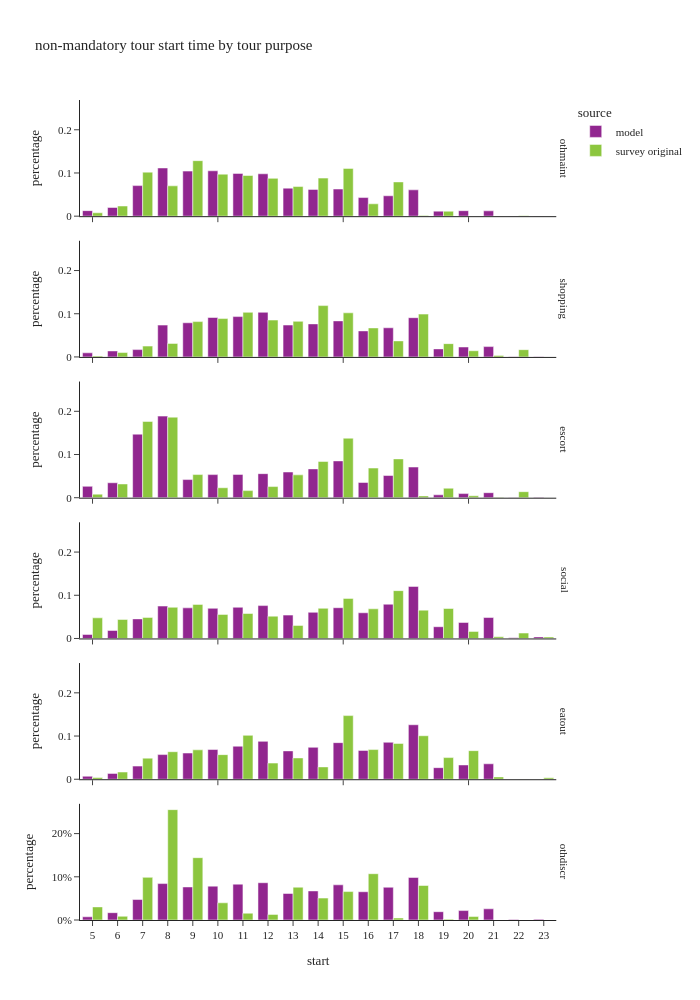

The cell this chart's notebook holds for it:
### Code cell
df_plot = non_m_tour_data.groupby(['source','tour_type','start'], observed=True)[['tour_weight']].sum().reset_index()
df_plot['percentage'] = df_plot.groupby(['source','tour_type'], group_keys=False)['tour_weight']. \
    apply(lambda x: x / float(x.sum()))

fig = px.bar(df_plot, x="start", y="percentage", color="source",barmode="group",
             facet_row='tour_type',
             title="non-mandatory tour start time by tour purpose")
fig.for_each_annotation(lambda a: a.update(text = a.text.split("=")[-1]))
fig.update_layout(height=1000, width=700, yaxis=dict(tickformat=".0%"), xaxis=dict(dtick="1"))
fig.show()

### Figure 1 — Plotly figure (JSON) as saved in the notebook; plotly's stock layout.template omitted (floating-point values rounded to 4 significant figures)
{"data": [{"alignmentgroup": "True", "hovertemplate": "source=model<br>tour_type=othmaint<br>start=%{x}<br>percentage=%{y}<extra></extra>", "legendgroup": "model", "marker": {"color": "#91268F", "pattern": {"shape": ""}}, "name": "model", "offsetgroup": "model", "orientation": "v", "showlegend": true, "textposition": "auto", "type": "bar", "x": [5.0, 6.0, 7.0, 8.0, 9.0, 10.0, 11.0, 12.0, 13.0, 14.0, 15.0, 16.0, 17.0, 18.0, 19.0, 20.0, 21.0, 22.0, 23.0], "xaxis": "x6", "y": [0.01282, 0.02011, 0.07075, 0.1116, 0.1043, 0.105, 0.09901, 0.09807, 0.06488, 0.06202, 0.06276, 0.04308, 0.0472, 0.06097, 0.01165, 0.0127, 0.01236, 0.0002184, 0.0005442], "yaxis": "y6"}, {"alignmentgroup": "True", "hovertemplate": "source=model<br>tour_type=shopping<br>start=%{x}<br>percentage=%{y}<extra></extra>", "legendgroup": "model", "marker": {"color": "#91268F", "pattern": {"shape": ""}}, "name": "model", "offsetgroup": "model", "orientation": "v", "showlegend": false, "textposition": "auto", "type": "bar", "x": [5.0, 6.0, 7.0, 8.0, 9.0, 10.0, 11.0, 12.0, 13.0, 14.0, 15.0, 16.0, 17.0, 18.0, 19.0, 20.0, 21.0, 22.0, 23.0], "xaxis": "x5", "y": [0.00951, 0.01386, 0.01695, 0.07371, 0.0791, 0.09127, 0.09335, 0.1033, 0.07384, 0.07651, 0.08345, 0.06027, 0.06747, 0.09085, 0.01865, 0.02301, 0.02393, 0.0004833, 0.0004602], "yaxis": "y5"}, {"alignmentgroup": "True", "hovertemplate": "source=model<br>tour_type=escort<br>start=%{x}<br>percentage=%{y}<extra></extra>", "legendgroup": "model", "marker": {"color": "#91268F", "pattern": {"shape": ""}}, "name": "model", "offsetgroup": "model", "orientation": "v", "showlegend": false, "textposition": "auto", "type": "bar", "x": [5.0, 6.0, 7.0, 8.0, 9.0, 10.0, 11.0, 12.0, 13.0, 14.0, 15.0, 16.0, 17.0, 18.0, 19.0, 20.0, 21.0, 22.0, 23.0], "xaxis": "x4", "y": [0.02632, 0.03459, 0.1471, 0.1889, 0.04199, 0.05345, 0.05396, 0.05564, 0.05946, 0.06672, 0.0852, 0.03523, 0.05133, 0.07098, 0.006658, 0.009501, 0.01158, 0.0005868, 0.0008447], "yaxis": "y4"}, {"alignmentgroup": "True", "hovertemplate": "source=model<br>tour_type=social<br>start=%{x}<br>percentage=%{y}<extra></extra>", "legendgroup": "model", "marker": {"color": "#91268F", "pattern": {"shape": ""}}, "name": "model", "offsetgroup": "model", "orientation": "v", "showlegend": false, "textposition": "auto", "type": "bar", "x": [5.0, 6.0, 7.0, 8.0, 9.0, 10.0, 11.0, 12.0, 13.0, 14.0, 15.0, 16.0, 17.0, 18.0, 19.0, 20.0, 21.0, 22.0, 23.0], "xaxis": "x3", "y": [0.009291, 0.01852, 0.04533, 0.07505, 0.07085, 0.06979, 0.07217, 0.0761, 0.05408, 0.06048, 0.07117, 0.05947, 0.07929, 0.1205, 0.02717, 0.03703, 0.04848, 0.001536, 0.003679], "yaxis": "y3"}, {"alignmentgroup": "True", "hovertemplate": "source=model<br>tour_type=eatout<br>start=%{x}<br>percentage=%{y}<extra></extra>", "legendgroup": "model", "marker": {"color": "#91268F", "pattern": {"shape": ""}}, "name": "model", "offsetgroup": "model", "orientation": "v", "showlegend": false, "textposition": "auto", "type": "bar", "x": [5.0, 6.0, 7.0, 8.0, 9.0, 10.0, 11.0, 12.0, 13.0, 14.0, 15.0, 16.0, 17.0, 18.0, 19.0, 20.0, 21.0, 22.0, 23.0], "xaxis": "x2", "y": [0.00694, 0.0135, 0.03038, 0.05706, 0.06062, 0.06879, 0.07646, 0.08766, 0.06564, 0.07383, 0.0847, 0.06676, 0.08552, 0.1261, 0.02681, 0.03304, 0.03576, 0.0001624, 0.0002515], "yaxis": "y2"}, {"alignmentgroup": "True", "hovertemplate": "source=model<br>tour_type=othdiscr<br>start=%{x}<br>percentage=%{y}<extra></extra>", "legendgroup": "model", "marker": {"color": "#91268F", "pattern": {"shape": ""}}, "name": "model", "offsetgroup": "model", "orientation": "v", "showlegend": false, "textposition": "auto", "type": "bar", "x": [5.0, 6.0, 7.0, 8.0, 9.0, 10.0, 11.0, 12.0, 13.0, 14.0, 15.0, 16.0, 17.0, 18.0, 19.0, 20.0, 21.0, 22.0, 23.0], "xaxis": "x", "y": [0.007409, 0.01696, 0.04741, 0.08428, 0.0765, 0.07841, 0.08296, 0.0863, 0.06137, 0.06729, 0.08141, 0.06541, 0.07579, 0.09845, 0.01924, 0.02184, 0.02591, 0.001433, 0.001643], "yaxis": "y"}, {"alignmentgroup": "True", "hovertemplate": "source=survey original<br>tour_type=othmaint<br>start=%{x}<br>percentage=%{y}<extra></extra>", "legendgroup": "survey original", "marker": {"color": "#8CC63E", "pattern": {"shape": ""}}, "name": "survey original", "offsetgroup": "survey original", "orientation": "v", "showlegend": true, "textposition": "auto", "type": "bar", "x": [5.0, 6.0, 7.0, 8.0, 9.0, 10.0, 11.0, 12.0, 13.0, 14.0, 15.0, 16.0, 17.0, 18.0, 19.0, 20.0, 21.0, 22.0], "xaxis": "x6", "y": [0.007779, 0.02353, 0.1019, 0.0702, 0.1285, 0.09723, 0.09415, 0.08753, 0.06855, 0.08811, 0.1106, 0.02861, 0.07929, 0.001655, 0.01143, 2.546e-05, 0.0001095, 0.0007334], "yaxis": "y6"}, {"alignmentgroup": "True", "hovertemplate": "source=survey original<br>tour_type=shopping<br>start=%{x}<br>percentage=%{y}<extra></extra>", "legendgroup": "survey original", "marker": {"color": "#8CC63E", "pattern": {"shape": ""}}, "name": "survey original", "offsetgroup": "survey original", "orientation": "v", "showlegend": false, "textposition": "auto", "type": "bar", "x": [5.0, 6.0, 7.0, 8.0, 9.0, 10.0, 11.0, 12.0, 13.0, 14.0, 15.0, 16.0, 17.0, 18.0, 19.0, 20.0, 21.0, 22.0, 23.0], "xaxis": "x5", "y": [0.001969, 0.01017, 0.02506, 0.03131, 0.08178, 0.08881, 0.1033, 0.08533, 0.08241, 0.1188, 0.1021, 0.06715, 0.03712, 0.09918, 0.03079, 0.01432, 0.003523, 0.01682, 4.203e-05], "yaxis": "y5"}, {"alignmentgroup": "True", "hovertemplate": "source=survey original<br>tour_type=escort<br>start=%{x}<br>percentage=%{y}<extra></extra>", "legendgroup": "survey original", "marker": {"color": "#8CC63E", "pattern": {"shape": ""}}, "name": "survey original", "offsetgroup": "survey original", "orientation": "v", "showlegend": false, "textposition": "auto", "type": "bar", "x": [5.0, 6.0, 7.0, 8.0, 9.0, 10.0, 11.0, 12.0, 13.0, 14.0, 15.0, 16.0, 17.0, 18.0, 19.0, 20.0, 21.0, 22.0], "xaxis": "x4", "y": [0.008191, 0.03179, 0.1765, 0.1865, 0.05353, 0.02302, 0.01638, 0.02579, 0.05283, 0.08386, 0.1378, 0.06863, 0.08987, 0.004147, 0.02197, 0.00448, 0.0007561, 0.01396], "yaxis": "y4"}, {"alignmentgroup": "True", "hovertemplate": "source=survey original<br>tour_type=social<br>start=%{x}<br>percentage=%{y}<extra></extra>", "legendgroup": "survey original", "marker": {"color": "#8CC63E", "pattern": {"shape": ""}}, "name": "survey original", "offsetgroup": "survey original", "orientation": "v", "showlegend": false, "textposition": "auto", "type": "bar", "x": [5.0, 6.0, 7.0, 8.0, 9.0, 10.0, 11.0, 12.0, 13.0, 14.0, 15.0, 16.0, 17.0, 18.0, 19.0, 20.0, 21.0, 22.0, 23.0], "xaxis": "x3", "y": [0.04778, 0.04401, 0.04882, 0.0722, 0.07892, 0.05572, 0.05777, 0.05167, 0.03022, 0.06983, 0.09278, 0.06864, 0.1107, 0.0656, 0.06935, 0.01635, 0.003755, 0.01255, 0.003315], "yaxis": "y3"}, {"alignmentgroup": "True", "hovertemplate": "source=survey original<br>tour_type=eatout<br>start=%{x}<br>percentage=%{y}<extra></extra>", "legendgroup": "survey original", "marker": {"color": "#8CC63E", "pattern": {"shape": ""}}, "name": "survey original", "offsetgroup": "survey original", "orientation": "v", "showlegend": false, "textposition": "auto", "type": "bar", "x": [5.0, 6.0, 7.0, 8.0, 9.0, 10.0, 11.0, 12.0, 13.0, 14.0, 15.0, 16.0, 17.0, 18.0, 19.0, 20.0, 21.0, 22.0, 23.0], "xaxis": "x2", "y": [0.003993, 0.01664, 0.04886, 0.0637, 0.06804, 0.05695, 0.1016, 0.03737, 0.04933, 0.02856, 0.1473, 0.06867, 0.08284, 0.1007, 0.05012, 0.06617, 0.005416, 0.0003664, 0.003368], "yaxis": "y2"}, {"alignmentgroup": "True", "hovertemplate": "source=survey original<br>tour_type=othdiscr<br>start=%{x}<br>percentage=%{y}<extra></extra>", "legendgroup": "survey original", "marker": {"color": "#8CC63E", "pattern": {"shape": ""}}, "name": "survey original", "offsetgroup": "survey original", "orientation": "v", "showlegend": false, "textposition": "auto", "type": "bar", "x": [5.0, 6.0, 7.0, 8.0, 9.0, 10.0, 11.0, 12.0, 13.0, 14.0, 15.0, 16.0, 17.0, 18.0, 19.0, 20.0], "xaxis": "x", "y": [0.03034, 0.008604, 0.09871, 0.2555, 0.1443, 0.0398, 0.01576, 0.01296, 0.0759, 0.05072, 0.06581, 0.1072, 0.004676, 0.07988, 0.001896, 0.007988], "yaxis": "y"}], "layout": {"annotations": [{"font": {}, "showarrow": false, "text": "othdiscr", "textangle": 90, "x": 0.98, "xanchor": "left", "xref": "paper", "y": 0.07083, "yanchor": "middle", "yref": "paper"}, {"font": {}, "showarrow": false, "text": "eatout", "textangle": 90, "x": 0.98, "xanchor": "left", "xref": "paper", "y": 0.2425, "yanchor": "middle", "yref": "paper"}, {"font": {}, "showarrow": false, "text": "social", "textangle": 90, "x": 0.98, "xanchor": "left", "xref": "paper", "y": 0.4142, "yanchor": "middle", "yref": "paper"}, {"font": {}, "showarrow": false, "text": "escort", "textangle": 90, "x": 0.98, "xanchor": "left", "xref": "paper", "y": 0.5858, "yanchor": "middle", "yref": "paper"}, {"font": {}, "showarrow": false, "text": "shopping", "textangle": 90, "x": 0.98, "xanchor": "left", "xref": "paper", "y": 0.7575, "yanchor": "middle", "yref": "paper"}, {"font": {}, "showarrow": false, "text": "othmaint", "textangle": 90, "x": 0.98, "xanchor": "left", "xref": "paper", "y": 0.9292, "yanchor": "middle", "yref": "paper"}], "barmode": "group", "height": 1000, "legend": {"title": {"text": "source"}, "tracegroupgap": 0}, "title": {"text": "non-mandatory tour start time by tour purpose"}, "width": 700, "xaxis": {"anchor": "y", "domain": [0.0, 0.98], "dtick": "1", "title": {"text": "start"}}, "xaxis2": {"anchor": "y2", "domain": [0.0, 0.98], "matches": "x", "showticklabels": false}, "xaxis3": {"anchor": "y3", "domain": [0.0, 0.98], "matches": "x", "showticklabels": false}, "xaxis4": {"anchor": "y4", "domain": [0.0, 0.98], "matches": "x", "showticklabels": false}, "xaxis5": {"anchor": "y5", "domain": [0.0, 0.98], "matches": "x", "showticklabels": false}, "xaxis6": {"anchor": "y6", "domain": [0.0, 0.98], "matches": "x", "showticklabels": false}, "yaxis": {"anchor": "x", "domain": [0.0, 0.1417], "tickformat": ".0%", "title": {"text": "percentage"}}, "yaxis2": {"anchor": "x2", "domain": [0.1717, 0.3133], "matches": "y", "title": {"text": "percentage"}}, "yaxis3": {"anchor": "x3", "domain": [0.3433, 0.485], "matches": "y", "title": {"text": "percentage"}}, "yaxis4": {"anchor": "x4", "domain": [0.515, 0.6567], "matches": "y", "title": {"text": "percentage"}}, "yaxis5": {"anchor": "x5", "domain": [0.6867, 0.8283], "matches": "y", "title": {"text": "percentage"}}, "yaxis6": {"anchor": "x6", "domain": [0.8583, 1.0], "matches": "y", "title": {"text": "percentage"}}}}
